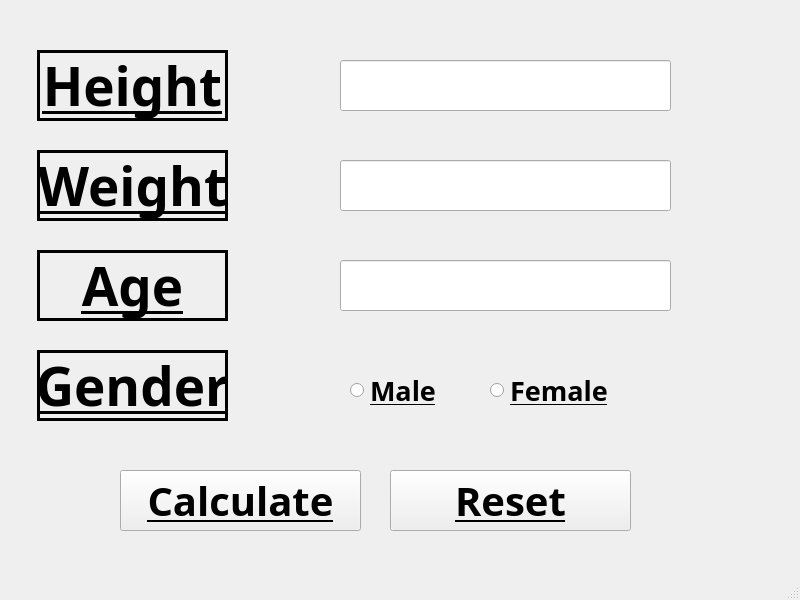
<?xml version="1.0" encoding="UTF-8"?>
<ui version="4.0">
 <class>label</class>
 <widget class="QMainWindow" name="label">
  <property name="geometry">
   <rect>
    <x>0</x>
    <y>0</y>
    <width>800</width>
    <height>600</height>
   </rect>
  </property>
  <property name="font">
   <font>
    <family>Microsoft Yi Baiti</family>
    <weight>75</weight>
    <italic>false</italic>
    <bold>true</bold>
    <underline>true</underline>
    <strikeout>false</strikeout>
   </font>
  </property>
  <property name="windowTitle">
   <string>MainWindow</string>
  </property>
  <widget class="QWidget" name="centralwidget">
   <widget class="QLabel" name="HeightBox">
    <property name="geometry">
     <rect>
      <x>37</x>
      <y>50</y>
      <width>191</width>
      <height>71</height>
     </rect>
    </property>
    <property name="font">
     <font>
      <family>Sitka Subheading</family>
      <pointsize>40</pointsize>
      <weight>75</weight>
      <italic>false</italic>
      <bold>true</bold>
      <underline>true</underline>
      <strikeout>false</strikeout>
     </font>
    </property>
    <property name="layoutDirection">
     <enum>Qt::LeftToRight</enum>
    </property>
    <property name="autoFillBackground">
     <bool>false</bool>
    </property>
    <property name="frameShape">
     <enum>QFrame::Box</enum>
    </property>
    <property name="frameShadow">
     <enum>QFrame::Plain</enum>
    </property>
    <property name="lineWidth">
     <number>3</number>
    </property>
    <property name="midLineWidth">
     <number>0</number>
    </property>
    <property name="text">
     <string>Height</string>
    </property>
    <property name="alignment">
     <set>Qt::AlignCenter</set>
    </property>
   </widget>
   <widget class="QLabel" name="Weight_Box">
    <property name="geometry">
     <rect>
      <x>37</x>
      <y>150</y>
      <width>191</width>
      <height>71</height>
     </rect>
    </property>
    <property name="font">
     <font>
      <family>Sitka Subheading</family>
      <pointsize>40</pointsize>
      <weight>75</weight>
      <italic>false</italic>
      <bold>true</bold>
      <underline>true</underline>
      <strikeout>false</strikeout>
     </font>
    </property>
    <property name="layoutDirection">
     <enum>Qt::LeftToRight</enum>
    </property>
    <property name="autoFillBackground">
     <bool>false</bool>
    </property>
    <property name="frameShape">
     <enum>QFrame::Box</enum>
    </property>
    <property name="lineWidth">
     <number>3</number>
    </property>
    <property name="text">
     <string>Weight</string>
    </property>
    <property name="alignment">
     <set>Qt::AlignCenter</set>
    </property>
   </widget>
   <widget class="QLineEdit" name="HeightEdit">
    <property name="geometry">
     <rect>
      <x>340</x>
      <y>60</y>
      <width>331</width>
      <height>51</height>
     </rect>
    </property>
   </widget>
   <widget class="QLineEdit" name="WeightEdit">
    <property name="geometry">
     <rect>
      <x>340</x>
      <y>160</y>
      <width>331</width>
      <height>51</height>
     </rect>
    </property>
   </widget>
   <widget class="QLabel" name="Age_Box">
    <property name="geometry">
     <rect>
      <x>37</x>
      <y>250</y>
      <width>191</width>
      <height>71</height>
     </rect>
    </property>
    <property name="font">
     <font>
      <family>Sitka Subheading</family>
      <pointsize>40</pointsize>
      <weight>75</weight>
      <italic>false</italic>
      <bold>true</bold>
      <underline>true</underline>
      <strikeout>false</strikeout>
     </font>
    </property>
    <property name="layoutDirection">
     <enum>Qt::LeftToRight</enum>
    </property>
    <property name="autoFillBackground">
     <bool>false</bool>
    </property>
    <property name="frameShape">
     <enum>QFrame::Box</enum>
    </property>
    <property name="lineWidth">
     <number>3</number>
    </property>
    <property name="text">
     <string>Age</string>
    </property>
    <property name="alignment">
     <set>Qt::AlignCenter</set>
    </property>
   </widget>
   <widget class="QLineEdit" name="AgeEdit">
    <property name="geometry">
     <rect>
      <x>340</x>
      <y>260</y>
      <width>331</width>
      <height>51</height>
     </rect>
    </property>
   </widget>
   <widget class="QLabel" name="Gender_Box">
    <property name="geometry">
     <rect>
      <x>37</x>
      <y>350</y>
      <width>191</width>
      <height>71</height>
     </rect>
    </property>
    <property name="font">
     <font>
      <family>Sitka Subheading</family>
      <pointsize>40</pointsize>
      <weight>75</weight>
      <italic>false</italic>
      <bold>true</bold>
      <underline>true</underline>
      <strikeout>false</strikeout>
     </font>
    </property>
    <property name="layoutDirection">
     <enum>Qt::LeftToRight</enum>
    </property>
    <property name="autoFillBackground">
     <bool>false</bool>
    </property>
    <property name="frameShape">
     <enum>QFrame::Box</enum>
    </property>
    <property name="lineWidth">
     <number>3</number>
    </property>
    <property name="text">
     <string>Gender</string>
    </property>
    <property name="alignment">
     <set>Qt::AlignCenter</set>
    </property>
   </widget>
   <widget class="QRadioButton" name="radioButton_Male">
    <property name="geometry">
     <rect>
      <x>350</x>
      <y>370</y>
      <width>171</width>
      <height>41</height>
     </rect>
    </property>
    <property name="font">
     <font>
      <family>Sitka Banner</family>
      <pointsize>20</pointsize>
      <weight>75</weight>
      <italic>false</italic>
      <bold>true</bold>
      <underline>true</underline>
      <strikeout>false</strikeout>
     </font>
    </property>
    <property name="text">
     <string>Male</string>
    </property>
   </widget>
   <widget class="QRadioButton" name="radioButton_Female">
    <property name="geometry">
     <rect>
      <x>490</x>
      <y>370</y>
      <width>171</width>
      <height>41</height>
     </rect>
    </property>
    <property name="font">
     <font>
      <family>Sitka Banner</family>
      <pointsize>20</pointsize>
      <weight>75</weight>
      <italic>false</italic>
      <bold>true</bold>
      <underline>true</underline>
      <strikeout>false</strikeout>
     </font>
    </property>
    <property name="text">
     <string>Female</string>
    </property>
   </widget>
   <widget class="QPushButton" name="CalButton">
    <property name="geometry">
     <rect>
      <x>120</x>
      <y>470</y>
      <width>241</width>
      <height>61</height>
     </rect>
    </property>
    <property name="font">
     <font>
      <family>Microsoft Yi Baiti</family>
      <pointsize>30</pointsize>
      <weight>75</weight>
      <italic>false</italic>
      <bold>true</bold>
      <underline>true</underline>
      <strikeout>false</strikeout>
     </font>
    </property>
    <property name="text">
     <string>Calculate</string>
    </property>
   </widget>
   <widget class="QPushButton" name="ResetButton">
    <property name="geometry">
     <rect>
      <x>390</x>
      <y>470</y>
      <width>241</width>
      <height>61</height>
     </rect>
    </property>
    <property name="font">
     <font>
      <family>Microsoft Yi Baiti</family>
      <pointsize>30</pointsize>
      <weight>75</weight>
      <italic>false</italic>
      <bold>true</bold>
      <underline>true</underline>
      <strikeout>false</strikeout>
     </font>
    </property>
    <property name="text">
     <string>Reset</string>
    </property>
   </widget>
  </widget>
  <widget class="QMenuBar" name="menubar">
   <property name="geometry">
    <rect>
     <x>0</x>
     <y>0</y>
     <width>800</width>
     <height>18</height>
    </rect>
   </property>
  </widget>
  <widget class="QStatusBar" name="statusbar"/>
 </widget>
 <resources/>
 <connections/>
</ui>
